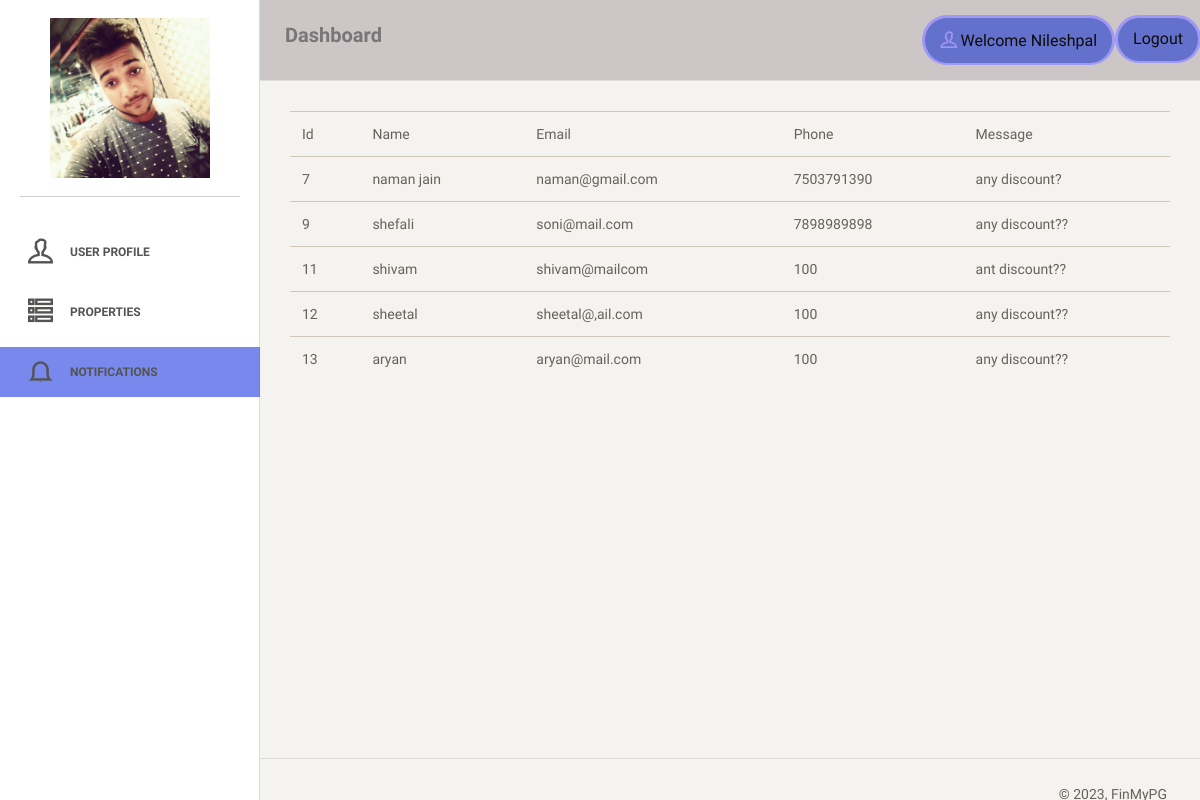
/owner/notifications/ (signed in), run on the app's committed database.
### main/models.py (models this page shows, shortened)
class Owner(models.Model):
    loginid=models.ForeignKey(Login,on_delete=models.CASCADE)
    name=models.CharField(max_length=30)
    address=models.CharField(max_length=30)
    phone=models.IntegerField()
    email=models.EmailField(max_length=30)
    photo=models.FileField()

class Login(models.Model):
    username=models.CharField(max_length=30)
    password=models.CharField(max_length=30)
    logintype=models.CharField(max_length=30)

class ContactOwner(models.Model):
    pgid=models.ForeignKey(PG,on_delete=models.CASCADE)
    name=models.CharField(max_length=30)
    message=models.CharField(max_length=30)
    email=models.CharField(max_length=30)
    phone=models.CharField(max_length=30)
    datetime=models.DateTimeField()

### owner/views.py (the view)
# urls.py: path(r'owner/notifications/', owner.Notifications),
def Notifications(request):
	loginid=request.session.get('loginid')
	owner=Owner.objects.get(loginid=loginid)
	pgs=PG.objects.filter(ownerid=owner)
	data={}
	data['username']=Login.objects.get(id=loginid).username
	data['profile']=Owner.objects.get(loginid=loginid)
	data['enquiries']=[]
	if(loginid and request.method=='GET'):
		enquiries=ContactOwner.objects.filter()
		for enquiry in enquiries:
			for pg in pgs:
				if(enquiry.pgid==pg):
					data['enquiries'].append(enquiry)
		return render(request,'owner/notifications.html',data)

### owner/templates/owner/notifications.html
{% extends 'owner/base.html' %}
{% block main %}
        <div class="content">
            <div class="container-fluid">
            	<table class="table">
            		<tr>
            			<td>Id</td>
                        <td>Name</td>
                        <td>Email</td>
                        <td>Phone</td>
	            		<td>Message</td>
            		</tr>
                  {% for enquiry in enquiries %}
            		<tr>
            			<td>{{enquiry.id}}</td>
                        <td>{{enquiry.name}}</td>
                        <td>{{enquiry.email}}</td>
                        <td>{{enquiry.phone}}</td>
            			<td>{{enquiry.message}}</td>
            		</tr>
                {% endfor %}
            	</table>
            </div>
        </div>
{% endblock %}

### owner/templates/owner/base.html (shortened to what this page needs)
{% load static %}
<!doctype html>
<html lang="en">
<head>
    <link href="{% static 'owner/css/bootstrap.min.css' %}" rel="stylesheet" />
    <link href="{% static 'owner/css/animate.min.css' %}" rel="stylesheet"/>
    <link href="{% static 'owner/css/paper-dashboard.css' %}" rel="stylesheet"/>
    <link href="{% static 'owner/css/demo.css' %}" rel="stylesheet" />
    <link href="http://maxcdn.bootstrapcdn.com/font-awesome/latest/css/font-awesome.min.css" rel="stylesheet">
    <link href="{% static 'owner/css/themify-icons.css' %}" rel="stylesheet">
</head>
<body>
<div class="wrapper">
    <div class="sidebar" data-background-color="white" data-active-color="danger">
    	<div class="sidebar-wrapper">
            <div class="logo" style="text-align: center;">
                <img src="/images/{{profile.photo}}" style="width:160px;height: 160px;" data-toggle="modal" data-target="#myModal">
            </div>
            <ul class="nav">
                <li>
                    <a class="{% if request.path == '/owner/profile/' %} active {% endif %}" href="/owner/profile/">
                        <i class="ti-user"></i>
                        <p>User Profile</p>
                    </a>
                </li>
                <li>
                    <a class="{% if request.path == '/owner/pgs/' %} active {% endif %}" href="/owner/pgs/">
                        <i class="ti-view-list-alt"></i>
                        <p>Properties</p>
                    </a>
                </li>
                <li>
                    <a class="{% if request.path == '/owner/notifications/' %} active {% endif %}" href="/owner/notifications/">
                        <i class="ti-bell"></i>
                        <p>Notifications</p>
                    </a>
                </li>
            </ul>
    	</div>
    </div>
    <div class="main-panel">
        <nav class="navbar navbar-default">
            <div class="container-fluid">
                <div class="navbar-header">
                    <a class="navbar-brand" href="#">Dashboard</a>
                </div>
                <div class="collapse navbar-collapse">
                    <ul class="nav navbar-nav navbar-right">
                        <li>
                            <a href="#" class="dropdown-toggle" data-toggle="dropdown">
                                <i class="ti-user"></i>
                                <p style="text-transform: capitalize;">Welcome {{username}}</p>
                            </a>
                        </li>
                        <li>
                            <a href="/owner/logout/">
                                <p>Logout</p>
                            </a>
                        </li>
                    </ul>
                </div>
            </div>
        </nav>
    {% block main %}
    {% endblock %}
        <footer class="footer">
            <div class="container-fluid">
                <div class="copyright pull-right">
                    &copy; <script>document.write(new Date().getFullYear())</script>, FinMyPG
                </div>
            </div>
        </footer>
    </div>
</div>
</body>
</html>

### owner/static/owner/css/demo.css (style rules this page uses)
a.active { background-color: #4056e4; }

### data on the page
Owner: photo (picture)
Login: username "Nileshpal"
ContactOwner: id "7", name "naman jain", email "naman@gmail.com", phone "7503791390", message "any discount?"
ContactOwner: id "9", name "shefali", email "soni@mail.com", phone "7898989898", message "any discount??"
ContactOwner: id "11", name "shivam", email "shivam@mailcom", phone "100", message "ant discount??"
ContactOwner: id "12", name "sheetal", email "sheetal@,ail.com", phone "100", message "any discount??"
ContactOwner: id "13", name "aryan", email "aryan@mail.com", phone "100", message "any discount??"
